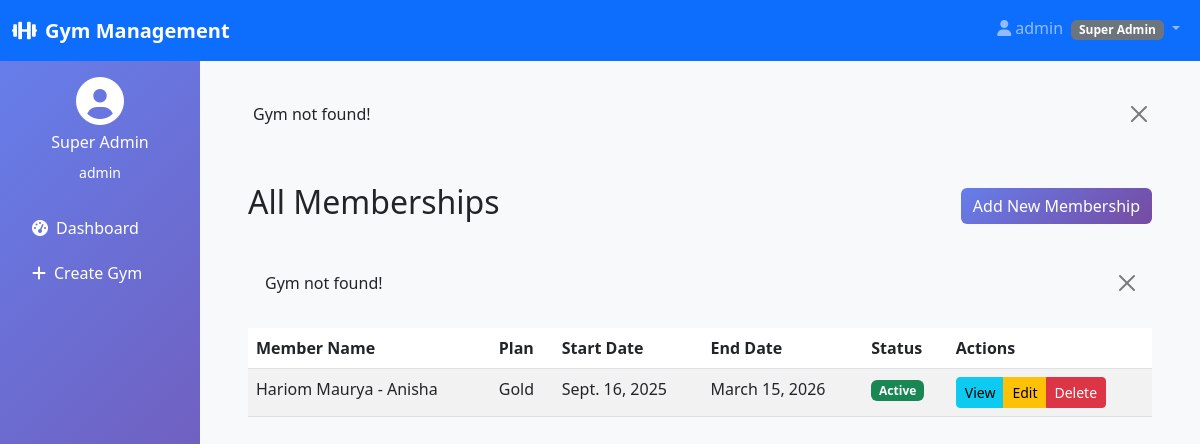
Screenshot of /membership_list/7/ (signed in) with the database file from the repository.
### multiple_gym/models.py (models this page shows, shortened)
class User(AbstractUser):
    USER_TYPES = (
        ('superadmin', 'Super Admin'),
        ('gymadmin', 'Gym Admin'),
        ('member', 'Member'),
        ('trainer', 'Trainer'),
    )
    user_type = models.CharField(max_length=20, choices=USER_TYPES, default='member')
    phone = models.CharField(max_length=15, blank=True)
    created_at = models.DateTimeField(auto_now_add=True)

class Membership(models.Model):
    MEMBERSHIP_STATUS_CHOICES = [
        ('active', 'Active'),
        ('expired', 'Expired'),
        ('suspended', 'Suspended'),
        ('pending', 'Pending Payment'),
    ]
    member_name = models.ForeignKey('Member', on_delete=models.CASCADE, related_name='memberships')
    plan = models.ForeignKey('MembershipPlan', on_delete=models.CASCADE)
    start_date = models.DateField(default=timezone.now)
    end_date = models.DateField()
    total_amount = models.DecimalField(max_digits=10, decimal_places=2, default=0)
    paid_amount = models.DecimalField(max_digits=10, decimal_places=2, default=0)
    remaining_amount = models.DecimalField(max_digits=10, decimal_places=2, default=0)
    payment_status = models.CharField(max_length=20, choices=[
        ('paid', 'Fully Paid'),
        ('partial', 'Partially Paid'),
        ('unpaid', 'Unpaid'),
    ], default='unpaid')
    is_active = models.BooleanField(default=True)
    membership_status = models.CharField(max_length=20, choices=MEMBERSHIP_STATUS_CHOICES, default='pending')
    created_at = models.DateTimeField(auto_now_add=True, null=True, blank=True)
    updated_at = models.DateTimeField(auto_now=True)

class Member(models.Model):
    user = models.OneToOneField(settings.AUTH_USER_MODEL, on_delete=models.CASCADE, limit_choices_to={'user_type': 'member'})
    gym = models.ForeignKey('Gym', on_delete=models.CASCADE, related_name='members')
    GENDER_CHOICES = [
        ('M', 'Male'),
        ('F', 'Female'),
        ('O', 'Other')
    ]
    BLOOD_GROUP_CHOICES = [
        ('A+', 'A+'), ('A-', 'A-'),
        ('B+', 'B+'), ('B-', 'B-'),
        ('AB+', 'AB+'), ('AB-', 'AB-'),
        ('O+', 'O+'), ('O-', 'O-'),
    ]
    date_of_birth = models.DateField()
    gender = models.CharField(max_length=1, choices=GENDER_CHOICES)
    blood_group = models.CharField(max_length=3, choices=BLOOD_GROUP_CHOICES, blank=True)
    phone = models.CharField(max_length=10, unique=True)
    alternate_phone = models.CharField(max_length=10, blank=True, null=True)
    photo = models.ImageField(upload_to='member_photos/', blank=True, null=True)
    address_line1 = models.CharField(max_length=100)
    address_line2 = models.CharField(max_length=100, blank=True)
    city = models.CharField(max_length=50)
    state = models.CharField(max_length=50)
    pin_code = models.CharField(max_length=6)
    medical_conditions = models.TextField(blank=True, help_text="Any medical conditions")
    medications = models.TextField(blank=True, help_text="Current medications")
    previous_injuries = models.TextField(blank=True, help_text="Previous injuries")
    RELATION_CHOICES = [
        ('father', 'Father'),
        ('mother', 'Mother'),
        ('spouse', 'Spouse'),
        ('brother', 'Brother'),
        ('sister', 'Sister'),
        ('friend', 'Friend'),
        ('other', 'Other')
    ]
    emergency_contact_name = models.CharField(max_length=100)
    emergency_contact_phone = models.CharField(max_length=10)
    emergency_contact_relation = models.CharField(max_length=20, choices=RELATION_CHOICES)
    emergency_contact_address = models.TextField(blank=True)
    emergency_contact_name2 = models.CharField(max_length=100, blank=True)
    emergency_contact_phone2 = models.CharField(max_length=10, blank=True)
    emergency_contact_relation2 = models.CharField(max_length=20, choices=RELATION_CHOICES, blank=True)
    MEMBERSHIP_PLAN_CHOICES = [
        ('1_month', '1 Month Plan'),
        ('3_months', '3 Months Plan'),
        ('6_months', '6 Months Plan'),
        ('12_months', '1 Year Plan'),
    ]
    is_active = models.BooleanField(default=True)
    created_at = models.DateTimeField(auto_now_add=True)
    updated_at = models.DateTimeField(auto_now=True)
    class Meta:
        verbose_name = "Member"
        verbose_name_plural = "Members"
        ordering = ['-created_at']
    def __str__(self):
        return f"{self.user.get_full_name()} - {self.gym.name}"

class Gym(models.Model):
    name = models.CharField(max_length=100)
    address = models.TextField()
    phone = models.CharField(max_length=15)
    email = models.EmailField()
    registration_date = models.DateTimeField(auto_now_add=True)
    is_active = models.BooleanField(default=True)
    created_by = models.ForeignKey(User, on_delete=models.CASCADE, limit_choices_to={'user_type': 'superadmin'})

class MembershipPlan(models.Model):
    name = models.CharField(max_length=100)
    duration_months = models.IntegerField()
    price = models.DecimalField(max_digits=10, decimal_places=2)
    description = models.TextField(blank=True)
    is_active = models.BooleanField(default=True)

### multiple_gym/views.py (the view)
# urls.py: path("membership_list/", views.membership_list, name="membership_list"),
@login_required
def membership_list(request, gym_id=None):
    gym = None
    if request.user.user_type == "gymadmin":
        try:
            gym_admin = GymAdmin.objects.get(user=request.user)
            if gym_id:
                gym = get_object_or_404(Gym, id=gym_id)
                if gym not in gym_admin.gyms.all():
                    messages.error(request, "You do not have access to this gym!")
                    gym = gym_admin.gyms.first()
                    gym_id = gym.id if gym else None
            else:
                gym = gym_admin.gyms.first()
                gym_id = gym.id if gym else None
            if gym:
                memberships = Membership.objects.filter(
                    member_name__gym=gym
                ).order_by("-start_date")
            else:
                memberships = Membership.objects.none()
                messages.warning(request, "No gyms assigned to you.")
        except GymAdmin.DoesNotExist:
            memberships = Membership.objects.none()
            messages.error(request, "Gym admin profile not found!")
            return redirect("login")
    elif request.user.user_type == "superadmin":
        gym_id_param = gym_id or request.GET.get('gym_id')
        if gym_id_param:
            try:
                gym = Gym.objects.get(id=gym_id_param)
                memberships = Membership.objects.filter(
                    member_name__gym=gym
                ).order_by("-start_date")
                gym_id = gym.id
            except Gym.DoesNotExist:
                messages.error(request, "Gym not found!")
                memberships = Membership.objects.all().order_by("-start_date")
                gym_id = None
        else:
            memberships = Membership.objects.all().order_by("-start_date")
            gym_id = None
    else:
        messages.error(request, "Access denied!")
        return redirect("login")
    context = {
        "memberships": memberships,
        "gym": gym,
        "gym_id": gym_id,
        "total_memberships": memberships.count(),
        "active_memberships": memberships.filter(membership_status='active').count(),
        "pending_memberships": memberships.filter(payment_status__in=['partial', 'unpaid']).count(),
    }
    return render(request, "multiple_gym/membership_list.html", context)

### templates/multiple_gym/membership_list.html (shortened to what this page needs)
{% extends 'multiple_gym/base.html' %}
{% block content %}
<div class="container mt-4">
    <div class="d-flex justify-content-between align-items-center mb-4">
        <h2>All Memberships</h2>
        <a href="{% url 'multiple_gym:create_membership' %}" class="btn btn-primary">Add New Membership</a>
    </div>
    {% if messages %}
    {% for message in messages %}
    <div class="alert alert-{{ message.tags }} alert-dismissible fade show" role="alert">
        {{ message }}
        <button type="button" class="btn-close" data-bs-dismiss="alert"></button>
    </div>
    {% endfor %}
    {% endif %}
    <div class="table-responsive">
        <table class="table table-striped">
            <thead>
                <tr>
                    <th>Member Name</th>
                    <th>Plan</th>
                    <th>Start Date</th>
                    <th>End Date</th>
                    <th>Status</th>
                    <th>Actions</th>
                </tr>
            </thead>
            <tbody>
                {% for membership in memberships %}
                <tr>
                    <td>{{ membership.member_name }}</td>
                    <td>{{ membership.plan.name }}</td>
                    <td>{{ membership.start_date }}</td>
                    <td>{{ membership.end_date }}</td>
                    <td>
                        {% if membership.is_active %}
                        <span class="badge bg-success">Active</span>
                        {% else %}
                        <span class="badge bg-danger">Inactive</span>
                        {% endif %}
                    </td>
                    <td>
                        <div class="btn-group" role="group">
                            <a href="{% url 'multiple_gym:payment_history' membership.pk %}" class="btn btn-sm btn-info">View</a>
                            <a href="{% url 'multiple_gym:edit_membership' membership.pk %}" class="btn btn-sm btn-warning">Edit</a>
                            <button type="button" class="btn btn-sm btn-danger" data-bs-toggle="modal" data-bs-target="#deleteModal{{ membership.pk }}">Delete</button>
                        </div>
                    </td>
                </tr>
                {% empty %}
                <tr>
                    <td colspan="6" class="text-center">No memberships found</td>
                </tr>
                {% endfor %}
            </tbody>
        </table>
    </div>
</div>
{% endblock %}

### templates/multiple_gym/base.html (shortened to what this page needs)
<!DOCTYPE html>
<html lang="en">
<head>
    <link href="https://cdnjs.cloudflare.com/ajax/libs/bootstrap/5.3.0/css/bootstrap.min.css" rel="stylesheet">
    <link href="https://cdnjs.cloudflare.com/ajax/libs/font-awesome/6.0.0/css/all.min.css" rel="stylesheet">
</head>
<body class="bg-light">
    <nav class="navbar navbar-expand-lg navbar-dark bg-primary">
        <div class="container-fluid">
            <a class="navbar-brand" href="#">
                <i class="fas fa-dumbbell me-2"></i>Gym Management
            </a>
            {% if user.is_authenticated %}
            <div class="navbar-nav ms-auto">
                <div class="nav-item dropdown">
                    <a class="nav-link dropdown-toggle" href="#" role="button" data-bs-toggle="dropdown">
                        <i class="fas fa-user me-1"></i>{{ user.username }}
                        <span class="badge bg-secondary ms-1">{{ user.get_user_type_display }}</span>
                    </a>
                </div>
            </div>
            {% endif %}
        </div>
    </nav>
    <div class="container-fluid">
        <div class="row">
            {% if user.is_authenticated and user.user_type != 'member' %}
            <div class="col-md-3 col-lg-2 px-0">
                <div class="sidebar text-white p-3">
                    <div class="text-center mb-4">
                        <i class="fas fa-user-circle fa-3x mb-2"></i>
                        <h6>{{ user.get_user_type_display }}</h6>
                        <small>{{ user.username }}</small>
                    </div>
                    <ul class="nav flex-column">
                        {% if user.user_type == 'superadmin' %}
                        <li class="nav-item">
                            <a class="nav-link text-white" href="{% url 'multiple_gym:superadmin_dashboard' %}">
                                <i class="fas fa-tachometer-alt me-2"></i>Dashboard
                            </a>
                        </li>
                        <li class="nav-item">
                            <a class="nav-link text-white" href="{% url 'multiple_gym:create_gym' %}">
                                <i class="fas fa-plus me-2"></i>Create Gym
                            </a>
                        </li>
                        {% endif %}
                    </ul>
                </div>
            </div>
            {% endif %}
            <div
                class="{% if user.is_authenticated and user.user_type != 'member' %}col-md-9 col-lg-10{% else %}col-12{% endif %}">
                <div class="p-4">
                    {% if messages %}
                    <div class="row">
                        <div class="col-12">
                            {% for message in messages %}
                            <div class="alert alert-{{ message.tags|default:'info' }} alert-dismissible fade show"
                                role="alert">
                                {{ message }}
                                <button type="button" class="btn-close" data-bs-dismiss="alert"></button>
                            </div>
                            {% endfor %}
                        </div>
                    </div>
                    {% endif %}
                    {% block content %}{% endblock %}
                </div>
            </div>
        </div>
    </div>
</body>
</html>

### templates/multiple_gym/base.html (style rules this page uses)
.sidebar { min-height: 100vh; background: linear-gradient(135deg, #667eea 0%, #764ba2 100%); }
.navbar-brand { font-weight: bold; }
.btn-primary { background: linear-gradient(135deg, #667eea 0%, #764ba2 100%); border: none; }
.nav-link { transition: all 0.3s ease; border-radius: 8px; margin-bottom: 5px; }

### rows the page displays
User: username "admin", user_type "Super Admin"
Membership: member_name "Hariom Maurya - Anisha", plan.name "Gold", start_date "Sept. 16, 2025", end_date "March 15, 2026", is_active "Active"

### other values shown
{{ message }} "Gym not found!"
